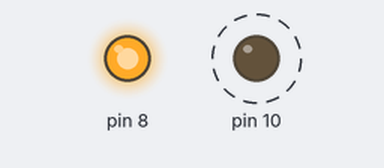
Bench run of a sketch on a simulated Arduino Uno, built with avr-gcc and run on an emulated ATmega328P. Parts: output pins drawn as LEDs (lit = HIGH). Dashed ring = blinking.

Above: at 0.6 s.
At 2.9 s:
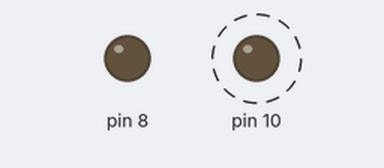
Timing chart, 0 to 4.1 s (numbered marks = the images above):
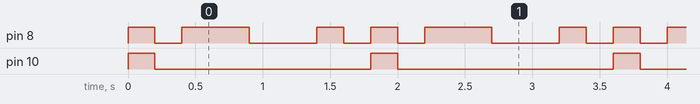

Measured:
- by itself, pin 8: repeats every 1.8 s: LOW 0.20 s, HIGH 0.50 s, LOW 0.50 s, HIGH 0.20 s, LOW 0.20 s, HIGH 0.20 s
- by itself, pin 10: alternates HIGH for 0.20 s and LOW for 1.6 s
- by itself, everything shown: repeats every 1.8 s, in 6 steps

The sketch:

week_2.ino
```cpp
void setup() {
  // put your setup code here, to run once:
  pinMode(8, OUTPUT);
  pinMode(10, OUTPUT);

}

void loop() {
  // put your main code here, to run repeatedly:
  digitalWrite(8,1);
  digitalWrite(10,1);
  delay(200);
  digitalWrite(8,0);
  digitalWrite(10,0);
  delay(200);
  digitalWrite(8,1);
  //digitalWrite(9,1);
  delay(500);
  digitalWrite(8,0);
  //digitalWrite(9,0);
  delay(500);
  digitalWrite(8,1);
  //digitalWrite(9,1);
  delay(200);
  digitalWrite(8,0);
  //digitalWrite(9,0);
  delay(200);
}
```
